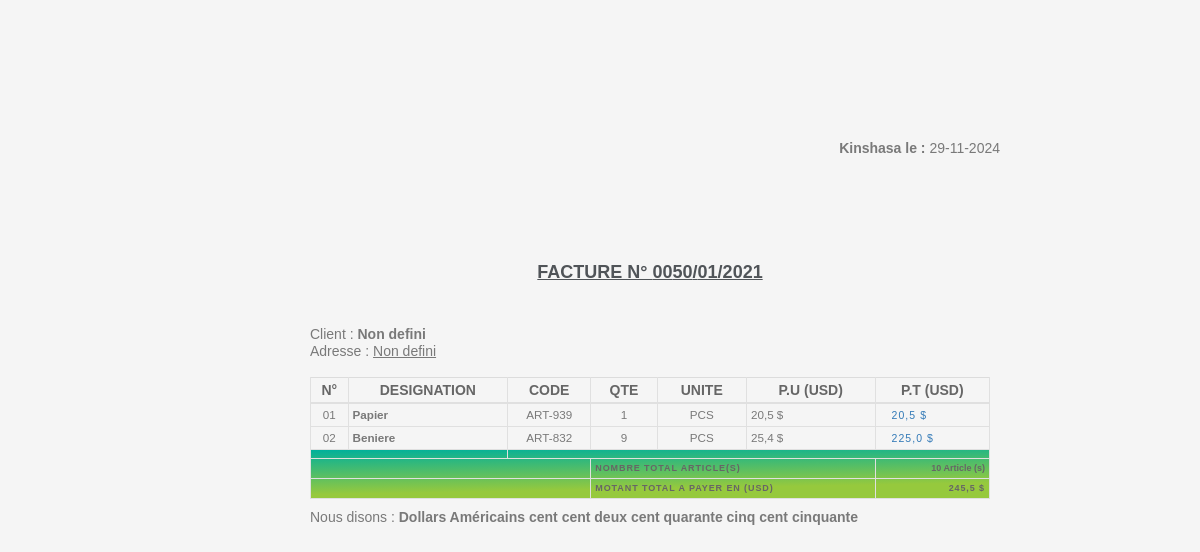
The app's page /etats/facture_finale.php?ref=CMDE-6601 with its own data.
### tables this page shows
CREATE TABLE `t_ligne_cmd` (
  `id_lgne` int(11) NOT NULL,
  `ref_cmd` varchar(100) NOT NULL,
  `id_cli` int(11) NOT NULL,
  `client` varchar(50) NOT NULL,
  `adrs_cli` varchar(50) NOT NULL,
  `ref_prod` varchar(100) NOT NULL,
  `desi_prod` varchar(100) NOT NULL,
  `prix_unit` double DEFAULT NULL,
  `qte_achet` int(11) NOT NULL,
  `unite` varchar(30) NOT NULL,
  `prix_total` double NOT NULL,
  `devise` varchar(12) NOT NULL,
  `reduct` int(11) NOT NULL,
  `mont_verse` double NOT NULL,
  `mont_rendu` double NOT NULL,
  `montant_rendu` double NOT NULL,
  `total_fact` double NOT NULL,
  `creer_le` datetime NOT NULL,
  `type_vente` varchar(45) NOT NULL,
  `user_name` varchar(45) NOT NULL
);

### etats/facture_finale.php (the view, shortened to what this page needs)
<?php
if (!(date('d-m-Y') == '04-02-2021')){
require('../includes/dbconnect.php');
$date1=date('Y-m-d');
$ref_cmd="";
 if(isset($_GET['ref'])){
     $ref_cmd=$_GET['ref'];
 }
 $vue_ventes_par_ref="Select t_ligne_cmd.id_lgne,t_ligne_cmd.desi_prod, t_ligne_cmd.ref_cmd, t_ligne_cmd.client, t_ligne_cmd.adrs_cli,t_ligne_cmd.qte_achet,t_ligne_cmd.unite, t_ligne_cmd.prix_unit, t_ligne_cmd.devise, t_ligne_cmd.prix_total,SUBSTRING(t_ligne_cmd.creer_le,1,10) AS date_fact, t_ligne_cmd.ref_prod, t_produits.ref_prod as prod_ref_prod, t_produits.Descript as descrip from t_ligne_cmd, t_produits where t_ligne_cmd.ref_prod=t_produits.ref_prod AND t_ligne_cmd.ref_cmd=? order by t_ligne_cmd.creer_le DESC";
  $req=$bdd->prepare($vue_ventes_par_ref);
  $req->execute(array($ref_cmd));
  $req2=$bdd->prepare($vue_ventes_par_ref);
  $req2->execute(array($ref_cmd));
$ligne='';
$dev_symbole1='';
$dev_symbole2='';
$client='';
$adrs='';
$cpt_tot_stock =0;
$cpt_tot_vente_dol=0;
$devise1='dollars';
?>
<!DOCTYPE html>
<html lang="fr-FR">
<head>
    <link href="../print/bootstrap.min.css" rel="stylesheet" type="text/css" />
    <link href="../print/menu.css" rel="stylesheet" type="text/css" />
    <link href="../print/print.css" rel="stylesheet" type="text/css" media="print"/>
    <link href="../print/core.css" rel="stylesheet" type="text/css" />
    <link href="../print/components.css" rel="stylesheet" type="text/css" />
    <link href="../print/icons.css" rel="stylesheet" type="text/css" />
    <link href="../print/pages.css" rel="stylesheet" type="text/css" />
    <link href="../print/responsive.css" rel="stylesheet" type="text/css" />
    <link href="../print/custom_print.css" rel="stylesheet" type="text/css" />
</head>
<body style="font-family: RolandBecker-Light, sans-serif; line-height: 1.2;">
<section class="invoice">
    <div class="col-md-7 col-md-offset-3">
        <div class="row">
        <div class="float-right" style="float: right; margin-bottom:11%">  <b>Kinshasa le : </b> <?php echo date('d-m-Y');?></div>
        </div>
        <br>
         <?php if($ligne=$req->fetch()){
              $Convert1=explode("-",$ligne['date_fact']);
               $date1=$Convert1[1]."/".$Convert1[0];
                $client=$ligne['client'];
                $adrs=$ligne['adrs_cli'];
                 if ($ligne['devise']=='dollar'){
                            $dev_symbole1='USD'; $devise1='Dollars Américains';$dev_symbole2='$'; }
                            else{  $dev_symbole1='CFD'; $devise1='Francs Congolais'; $dev_symbole2='FC';}
                }
                 ?>
        <h4 style="" ><u><center>FACTURE N°    <?php echo '00'.$ligne['id_lgne']."/".$date1;?> </center></u></h4>
         <br><br>
         <div class="float-left" style="float: left;">
          Client : <b> <?php echo  $client;?></b><br>
          Adresse : <u> <?php echo $adrs;?></u>
          </div>
        <table class="table table-bordered table-responsive-sm">
            <thead class="bg-default-gradient">
                <tr>
                 <th style="text-align: center;font-size:1.0em;">N°</th>
                  <th style="text-align: center; font-size:1.0em;">DESIGNATION</th>
                  <th style="text-align: center; font-size:1.0em;">CODE</th>
                  <th style="text-align: center; font-size:1.0em;">QTE</th>
                  <th style="text-align: center; font-size:1.0em;">UNITE</th>
                  <th style="text-align: center; font-size:1.0em;">P.U (<?=$dev_symbole1;?>)</th>
                  <th style="text-align: center; font-size:1.0em;">P.T (<?=$dev_symbole1;?>)</th>
                  </tr>
                </thead>
             <tbody>
                <?php
                      $i=0;
                     while($lignes=$req2->fetch()){
                        $i++;
                        if ($lignes['devise']=='dollar'){
                            $dev_symbole='$'; $devise='en dollar'; }
                            else{  $dev_symbole='FC'; $devise='en franc'; }
                              ?>
                                           <tr >
                                            <td ><span style="text-align: center;"><center><?php
                                              if($i <10){echo  '0'.$i;} else{echo  $i;}?></td>
                                            <td > <span style="font-weight: bolder;"><?=$lignes['desi_prod'];?></span></td>
                                            <td ><span style=""><center><?=$lignes['ref_prod'];?></span></td>
                                            <td><center><?php echo $lignes['qte_achet']; ?></center></td>
                                            <td><center><?php echo $lignes['unite']; ?></td>
                                            <td><?php echo number_format($lignes['prix_unit'],1,',','.')." ".$dev_symbole; ?></td>
                                             <td>
                                                 <a><span style='font-size: 0.9em; padding: 6px 12px 6px 12px ; letter-spacing: 0.1em'><?php echo number_format($lignes['prix_total'],1,',','.')." ".$dev_symbole; ?></span></a>
                                            </td>
                                            </tr>
                                           <?php
                                            $cpt_tot_stock =$cpt_tot_stock+$lignes['qte_achet'];
                                              $cpt_tot_vente_dol=$cpt_tot_vente_dol+$lignes['prix_total'];
                                            } ?>
                                         </tbody>
                                          <tfoot style="background: linear-gradient(179deg,#00b09b ,#96c93d 73%) !important; color:white;font-size: 10px !important;text-align: center !important;">
                                            <tr >
                                                <th colspan="2"  style="text-align: center;"></th>
                                                <th colspan="5"  style="text-align: center;"></th><br/><br/><br/>
                                                  </tr>
                                                   <tr >
                                                    <th colspan="3" style="text-align: center;"></th>
                                                    <th colspan="3" style="font-size:0.9em;text-align: left; font-weight: bold; letter-spacing: 0.1em;">NOMBRE TOTAL ARTICLE(S)</th>
                                                   <th colspan="2" style="text-align: right;font-weight:bold; font-size:0.9em;"><?php echo $cpt_tot_stock." Article (s)"; ?></th>
                                                  </tr>
                                                  <tr>
                                                    <th colspan="3" style="text-align: center;"></th>
                                                    <th colspan="3" style="font-size:0.9em;text-align: left; font-weight: bold; letter-spacing: 0.1em;">MOTANT TOTAL A PAYER EN (<?=$dev_symbole1;?>)</th>
                                                     <th colspan="2" style="text-align: right;font-weight: bold;letter-spacing: 0.1em; font-size:0.9em;"><?php echo number_format($cpt_tot_vente_dol,1,',','.')." ".$dev_symbole2;?></th>
                                                  </tr>
                                        </tfoot>
                                   </table>
                                 <div class="float-left" style="float: left; margin-bottom: 25px;margin-bottom: 13%">
                                  Nous disons :  <b> <?php echo $devise1; chifre_en_lettre($cpt_tot_vente_dol, $devise1='', $devise2='');?></b><br><br>
                                  </div>
    </div>
</section>
                               <footer>
                                   <br>
                                </footer>
</body>
</html>
<?php
}
else{
  echo "<body><br/><br/><br/><br/><br/><br/><br/><br/><br/><br/><br/><br/><hr/><hr/><h1 style='color:red;'><center>"."OUPS! Période d'essai de 30 jours atteinte, veuillez acheter votre produit."."</center></h1><hr/><hr/></body>";
}
?>

### print/core.css (style rules this page uses)
body { background: #f5f5f5; font-family: 'Arimo', sans-serif; margin: 0; padding-bottom: 60px; overflow-x: hidden; color: #797979; }
html { position: relative; min-height: 100%; background: #f5f5f5; }
h1, h2, h3, h4, h5, h6 { color: #505458; margin: 10px 0; font-weight: 700; }
h4 { line-height: 22px; }
* { outline: none !important; }
b { font-weight: 600; }
.row { margin-right: -10px; margin-left: -10px; }
.col-lg-1, .col-lg-10, .col-lg-11, .col-lg-12, .col-lg-2, .col-lg-3, .col-lg-4, .col-lg-5, .col-lg-6, .col-lg-7, .col-lg-8, .col-lg-9, .col-md-1, .col-md-10, .col-md-11, .col-md-12, .col-md-2, .col-md-3, .col-md-4, .col-md-5, .col-md-6, .col-md-7, .col-md-8, .col-md-9, .col-sm-1, .col-sm-10, .col-sm-11, .col-sm-12, .col-sm-2, .col-sm-3, .col-sm-4, .col-sm-5, .col-sm-6, .col-sm-7, .col-sm-8, .col-sm-9, .col-xs-1, .col-xs-10, .col-xs-11, .col-xs-12, .col-xs-2, .col-xs-3, .col-xs-4, .col-xs-5, .col-xs-6, .col-xs-7, .col-xs-8, .col-xs-9 { padding-left: 10px; padding-right: 10px; }

### print/components.css (style rules this page uses)
.table { margin-bottom: 10px; }
.table > thead > tr > th, .table > tbody > tr > th, .table > tfoot > tr > th, .table > thead > tr > td, .table > tbody > tr > td, .table > tfoot > tr > td, .table > thead > tr > th, .table-bordered { border-top: 1px solid #e0e0e0; }
.table-bordered > thead > tr > th, .table-bordered > tbody > tr > th, .table-bordered > tfoot > tr > th, .table-bordered > thead > tr > td, .table-bordered > tbody > tr > td, .table-bordered > tfoot > tr > td { border: 1px solid #e0e0e0; }
.table > thead > tr > th { vertical-align: bottom; border-bottom: 2px solid #e0e0e0; }
tbody { color: #797979; }
th { color: #666666; font-weight: 600; }
.table-bordered { border: 1px solid #dcdcdc; }

### print/pages.css (style rules this page uses)
td { font-size: smaller; }

### print/custom_print.css (style rules this page uses)
.table>tbody>tr>td, .table>tbody>tr>th, .table>tfoot>tr>td, .table>tfoot>tr>th, .table>thead>tr>td, .table>thead>tr>th { padding: 4px; line-height: 1.2; }

### print/print.css (style rules this page uses)
body { font-family: "Palatino Linotype", "Book Antiqua", Palatino, serif; font-size: 1em; color: #333333; margin-top: 2cm; margin-right: 2cm; margin-bottom: 1.5cm; margin-left: 2cm }

### records on screen
t_ligne_cmd: id_lgne "50", client "Non defini", adrs_cli "Non defini", devise "USD", desi_prod "Papier", ref_prod "ART-939", qte_achet "1", unite "PCS", prix_unit "20,5", devise "$", prix_total "20,5", devise "Dollars Américains"
t_ligne_cmd: desi_prod "Beniere", ref_prod "ART-832", qte_achet "9", unite "PCS", prix_unit "25,4", devise "$", prix_total "225,0"

### other values on screen
$date1 "01/2021"
$cpt_tot_stock "10"
$cpt_tot_vente_dol "245,5"
$trio[3] "cent"
$trio[2] "cent"
$trio[1] "deux cent"
$secon[1] "quarante"
$prim[1] "cinq"
$trio_c "cent"
$secon_c "cinquante"
